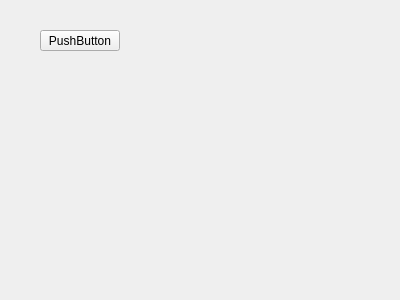
<?xml version="1.0" encoding="UTF-8"?>
<ui version="4.0">
 <class>MyWidget</class>
 <widget class="QWidget" name="MyWidget">
  <property name="geometry">
   <rect>
    <x>0</x>
    <y>0</y>
    <width>400</width>
    <height>300</height>
   </rect>
  </property>
  <property name="windowTitle">
   <string>Form</string>
  </property>
  <widget class="QPushButton" name="pushButton">
   <property name="geometry">
    <rect>
     <x>40</x>
     <y>30</y>
     <width>80</width>
     <height>21</height>
    </rect>
   </property>
   <property name="text">
    <string>PushButton</string>
   </property>
  </widget>
  <widget class="MyWidgetTest" name="widget" native="true">
   <property name="geometry">
    <rect>
     <x>210</x>
     <y>150</y>
     <width>120</width>
     <height>80</height>
    </rect>
   </property>
  </widget>
 </widget>
 <customwidgets>
  <customwidget>
   <class>MyWidgetTest</class>
   <extends>QWidget</extends>
   <header>mywidget.h</header>
   <container>1</container>
  </customwidget>
 </customwidgets>
 <resources/>
 <connections>
  <connection>
   <sender>pushButton</sender>
   <signal>clicked()</signal>
   <receiver>MyWidget</receiver>
   <slot>hide()</slot>
   <hints>
    <hint type="sourcelabel">
     <x>79</x>
     <y>40</y>
    </hint>
    <hint type="destinationlabel">
     <x>199</x>
     <y>149</y>
    </hint>
   </hints>
  </connection>
 </connections>
</ui>
